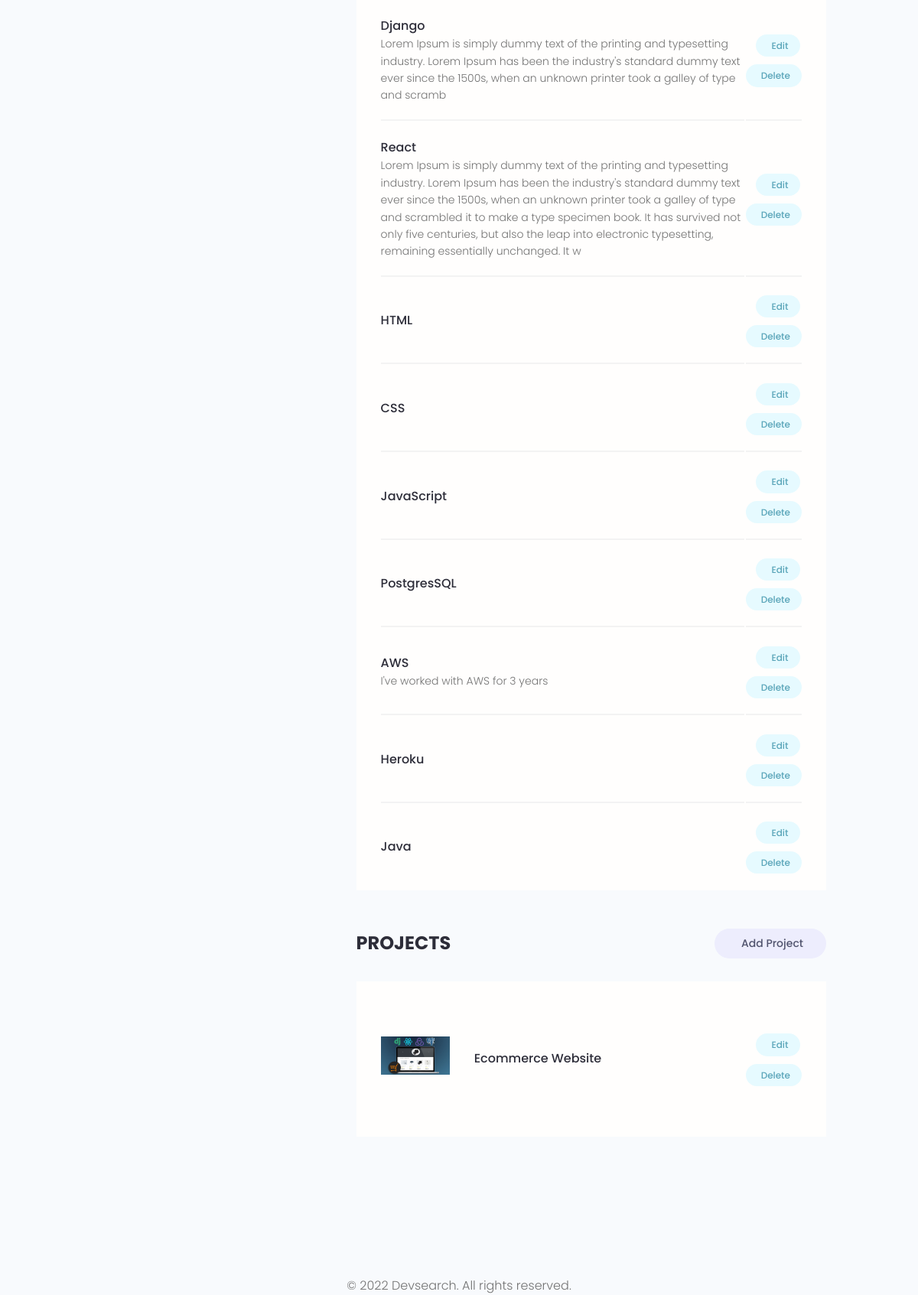
/account/ (signed in, lower part), run on an earlier commit of the app's database.
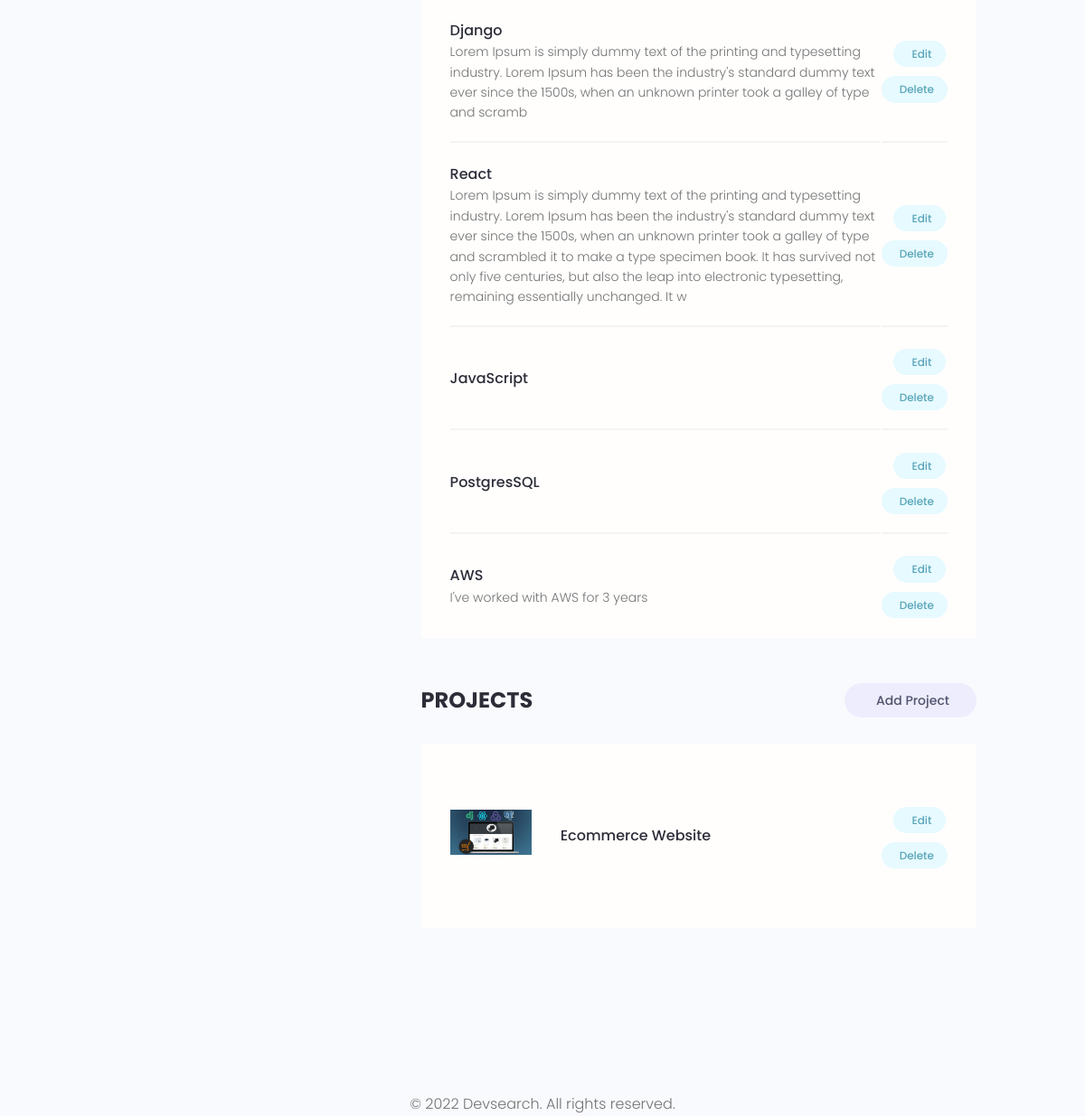
And on a later commit of the database.
### users/models.py (models this page shows, shortened)
class Skill(models.Model):
    owner = models.ForeignKey(Profile, on_delete=models.CASCADE, null=True, blank=True)
    name = models.CharField(max_length=128, blank=True, null=True)
    description = models.TextField(null=True, blank=True)
    created = models.DateTimeField(auto_now_add=True)
    id = models.UUIDField(default=uuid.uuid4, unique=True, primary_key=True, editable=False)

### base/models.py (models this page shows, shortened)
class Project(models.Model):
    owner = models.ForeignKey(Profile, null=True, blank=True, on_delete=models.SET_NULL)
    title = models.CharField(max_length=256)
    description = models.TextField(null=True, blank=True)
    featured_image = models.ImageField(blank=True, null=True, default='default.jpg')
    demo_link = models.CharField(max_length=2048, null=True, blank=True)
    source_link = models.CharField(max_length=2048, null=True, blank=True)
    tags = models.ManyToManyField('Tag', blank=True)
    vote_total = models.IntegerField(default=0, null=True, blank=True)
    vote_ratio = models.IntegerField(default=0, null=True, blank=True)
    created = models.DateTimeField(auto_now_add=True)
    id = models.UUIDField(default=uuid.uuid4, unique=True, primary_key=True, editable=False)

### users/views.py (the view)
# urls.py: path('account/', views.user_account, name='account'),
@login_required(login_url='login')
def user_account(request):
    profile = request.user.profile
    skills = profile.skill_set.all()
    projects = profile.project_set.all()
    context = {'profile': profile, 'skills': skills, 'projects': projects}
    return render(request, 'users/account.html', context)

### users/templates/users/account.html (shortened to what this page needs)
{% extends 'main.html' %}
{% block content %}
  <main class="settingsPage profile my-md">
    <div class="container">
      <div class="layout">
        <div class="column column--1of3">
        </div>
        <div class="column column--2of3">
          <table class="settings__table">
              {% for skill in skills %}
                <tr>
                  <td class="settings__tableInfo">
                    <h4>{{ skill.name }}</h4>
                    <p>{{ skill.description }}</p>
                  </td>
                  <td class="settings__tableActions">
                    <a class="tag tag--pill tag--main settings__btn" href="{% url 'update-skill' skill.id %}"> Edit</a>
                    <a class="tag tag--pill tag--main settings__btn" href="{% url 'delete-skill' skill.id %}?next=/account">Delete</a>
                  </td>
                 </tr>
              {% endfor %}
          </table>
        <div class="settings">
            <h3 class="settings__title">Projects</h3>
            <a class="tag tag--pill tag--sub settings__btn tag--lg" href="{% url 'create-project' %}"> Add Project</a>
          </div>
          <table class="settings__table">
              {% for project in projects %}
                  <tr>
                      <td class="settings__thumbnail">
                        <a href="{% url 'project' project.id %}"><img src="{{ project.featured_image.url}}" alt="Project Thumbnail" /></a>
                      </td>
                      <td class="settings__tableInfo">
                        <a href="{% url 'project' project.id %}">{{ project.title }}</a>
                      </td>
                      <td class="settings__tableActions">
                        <a class="tag tag--pill tag--main settings__btn" href="{% url 'update-project' project.id %}"> Edit</a>
                        <a class="tag tag--pill tag--main settings__btn" href="{% url 'delete-project' project.id %}?next=/account">
                          Delete</a>
                      </td>
                    </tr>
              {% endfor %}
          </table>
        </div>
      </div>
    </div>
  </main>
{% endblock content %}

What changed in the data, as far as the page shows it:
removed Skill: name "HTML"
removed Skill: name "CSS"
removed Skill: name "Heroku"
removed Skill: name "Java"
